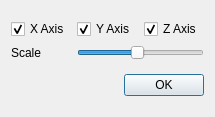
<?xml version="1.0" encoding="UTF-8"?>
<ui version="4.0">
 <class>AxesConfigurator</class>
 <widget class="QDialog" name="AxesConfigurator">
  <property name="geometry">
   <rect>
    <x>0</x>
    <y>0</y>
    <width>215</width>
    <height>117</height>
   </rect>
  </property>
  <property name="windowTitle">
   <string>Configure Mesh</string>
  </property>
  <layout class="QVBoxLayout" name="verticalLayout">
   <item>
    <layout class="QGridLayout" name="gridLayout">
     <item row="0" column="2">
      <widget class="QCheckBox" name="zCheckBox">
       <property name="text">
        <string>Z Axis</string>
       </property>
       <property name="checked">
        <bool>true</bool>
       </property>
      </widget>
     </item>
     <item row="0" column="0">
      <widget class="QCheckBox" name="xCheckBox">
       <property name="text">
        <string>X Axis</string>
       </property>
       <property name="checked">
        <bool>true</bool>
       </property>
      </widget>
     </item>
     <item row="0" column="1">
      <widget class="QCheckBox" name="yCheckBox">
       <property name="text">
        <string>Y Axis</string>
       </property>
       <property name="checked">
        <bool>true</bool>
       </property>
      </widget>
     </item>
     <item row="1" column="0">
      <widget class="QLabel" name="label">
       <property name="text">
        <string>Scale</string>
       </property>
      </widget>
     </item>
     <item row="1" column="1" colspan="2">
      <widget class="QSlider" name="scaleSlider">
       <property name="minimum">
        <number>10</number>
       </property>
       <property name="maximum">
        <number>200</number>
       </property>
       <property name="value">
        <number>100</number>
       </property>
       <property name="sliderPosition">
        <number>100</number>
       </property>
       <property name="orientation">
        <enum>Qt::Horizontal</enum>
       </property>
      </widget>
     </item>
    </layout>
   </item>
   <item>
    <layout class="QHBoxLayout" name="horizontalLayout_2">
     <item>
      <spacer name="horizontalSpacer_2">
       <property name="orientation">
        <enum>Qt::Horizontal</enum>
       </property>
       <property name="sizeHint" stdset="0">
        <size>
         <width>40</width>
         <height>20</height>
        </size>
       </property>
      </spacer>
     </item>
     <item>
      <widget class="QPushButton" name="okButton">
       <property name="text">
        <string>OK</string>
       </property>
      </widget>
     </item>
    </layout>
   </item>
  </layout>
 </widget>
 <resources/>
 <connections/>
</ui>
